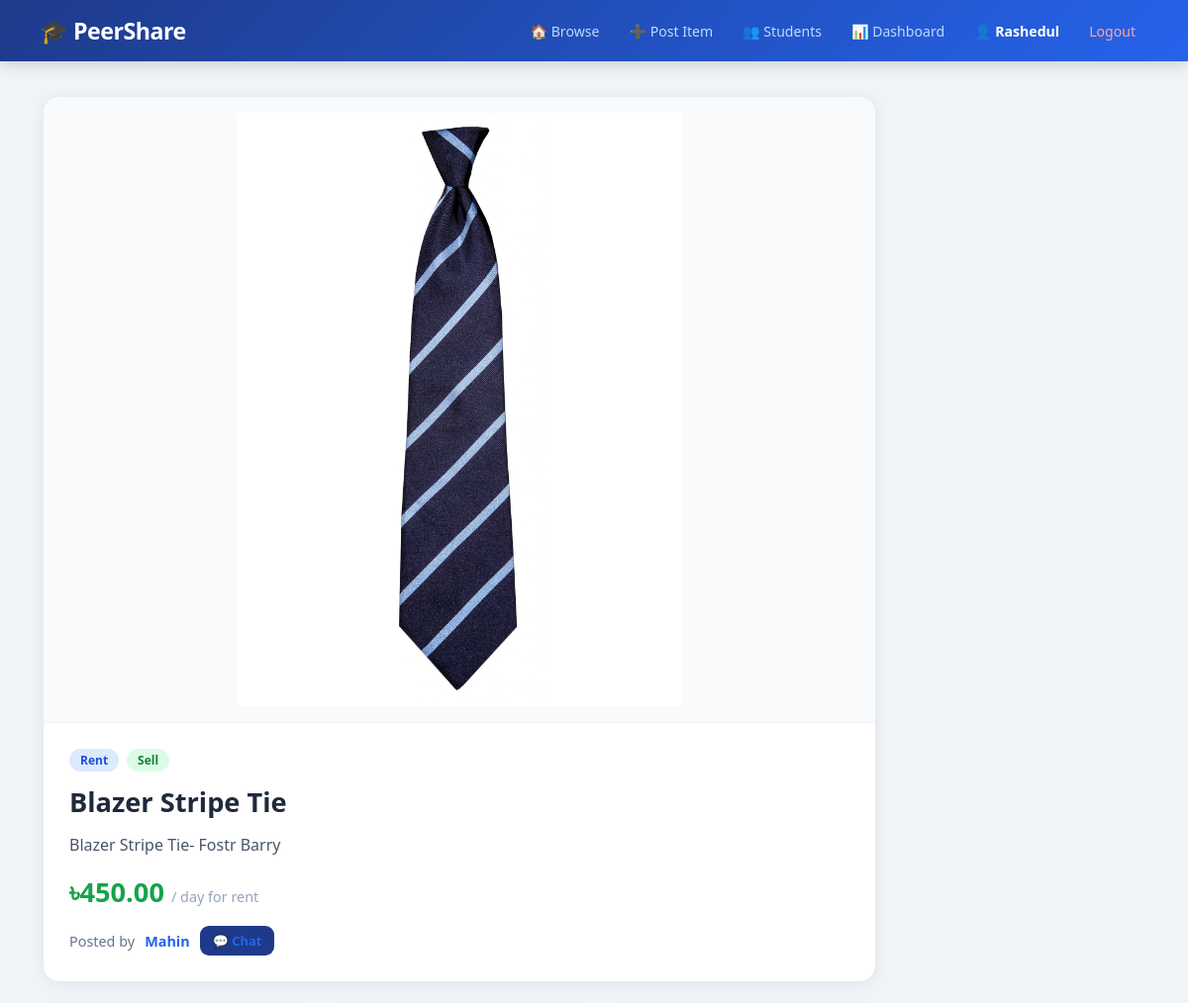
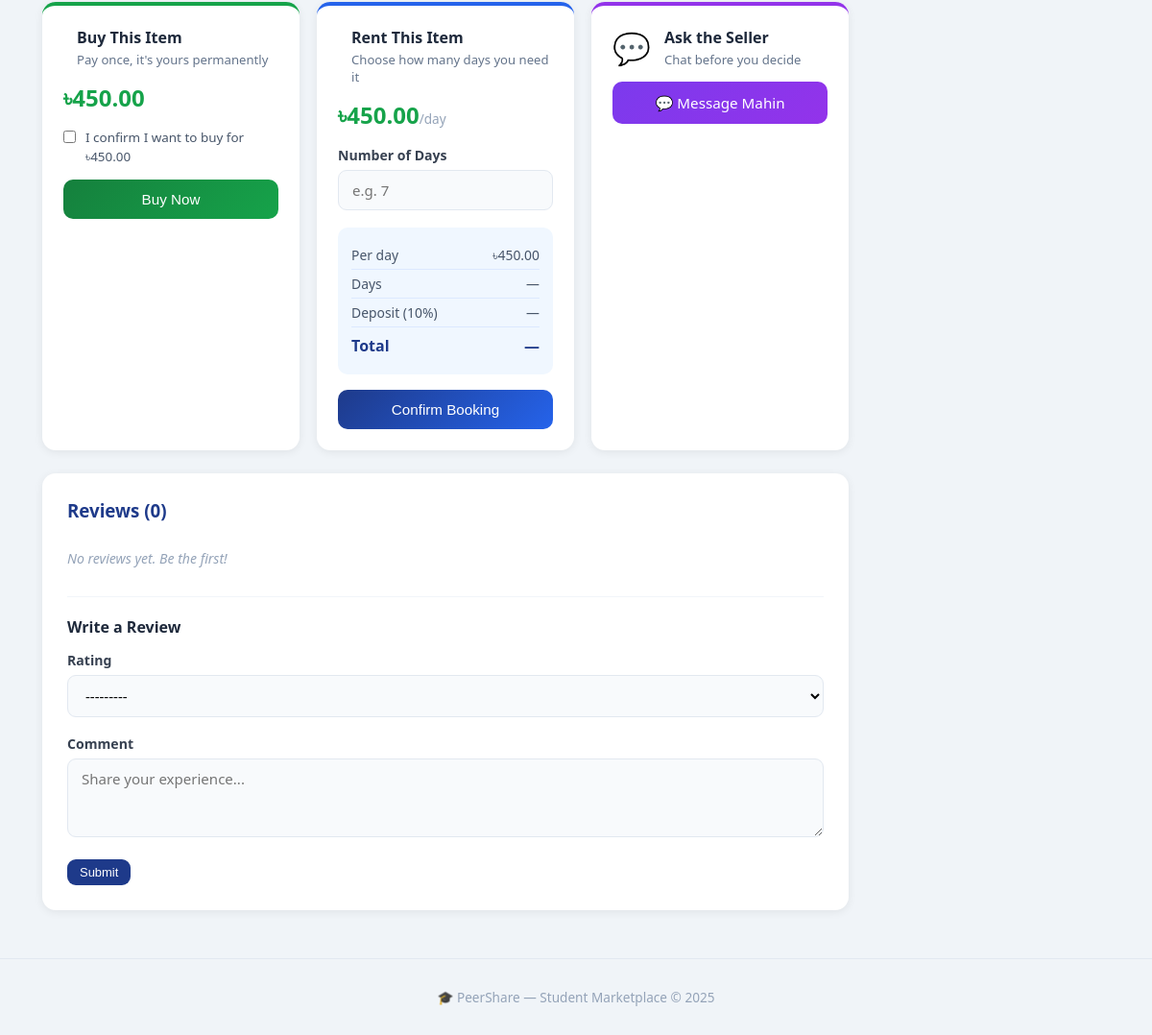
Screenshot of /item/9/ (signed in) with the database file from the repository (2 pictures, top to bottom).
### accounts/models.py (models this page shows, shortened)
class CustomUser(AbstractUser):
    university_email = models.EmailField(
        unique=True,
        blank=True,
        default=''
    )
    is_verified = models.BooleanField(default=False)

### marketplace/models.py (models this page shows, shortened)
class Item(models.Model):
    CATEGORY_CHOICES = [
        ('rent', 'For Rent'),
        ('sell', 'For Sale'),
        ('both', 'Rent & Sell'),
    ]
    owner = models.ForeignKey(
                     settings.AUTH_USER_MODEL,
                     on_delete=models.CASCADE,
                     related_name='items'
                   )
    title = models.CharField(max_length=200)
    description  = models.TextField()
    price  = models.DecimalField(
                     max_digits=10, decimal_places=2
                   )
    category = models.CharField(
                     max_length=10, choices=CATEGORY_CHOICES
                   )
    image = models.ImageField(
                     upload_to='items/',
                     null=True, blank=True
                   )
    is_available = models.BooleanField(default=True)
    created_at   = models.DateTimeField(auto_now_add=True)

### marketplace/views.py (the view, shortened to what this page needs)
# urls.py: path('item/<int:pk>/', views.item_detail, name='item_detail'),
@login_required
def item_detail(request, pk):
    item = get_object_or_404(Item, pk=pk)
    reviews = item.reviews.all().order_by('-created_at')
    review_form = ReviewForm()
    booking_form = BookingForm()
    is_owner = (request.user == item.owner)
    can_rent = item.category in ['rent', 'both']
    can_buy = item.category in ['sell', 'both']
    return render(request, 'marketplace/item_detail.html', {
        'item': item,
        'reviews': reviews,
        'review_form': review_form,
        'booking_form': booking_form,
        'is_owner': is_owner,
        'can_rent': can_rent,
        'can_buy': can_buy,
    })

### marketplace/forms.py
class ReviewForm(forms.ModelForm):
    class Meta:
        model = Review
        fields = ['rating', 'comment']
        widgets = {
            'comment': forms.Textarea(attrs={
                'rows': 3,
                'placeholder': 'Share your experience...'
            }),
        }

class BookingForm(forms.ModelForm):
    class Meta:
        model = Booking
        fields = ['days']
        widgets = {
            'days': forms.NumberInput(attrs={
                'placeholder': 'How many days?',
                'min': 1,
                'max': 365,
            }),
        }

### templates/marketplace/item_detail.html (shortened to what this page needs)
{% extends 'base.html' %}
{% block content %}
<div class="detail-page">
  <div class="detail-card">
    {% if item.image %}
    <div class="detail-img-wrapper">
      <img src="{{ item.image.url }}"
        class="detail-img"
        alt="{{ item.title }}">
    </div>
{% endif %}
    <div class="detail-body">
      <div class="detail-badges">
        {% if item.category == 'rent' %}
          <span class="badge badge-rent"> For Rent</span>
        {% elif item.category == 'sell' %}
          <span class="badge badge-sell"> For Sale</span>
        {% else %}
          <span class="badge badge-rent"> Rent</span>
          <span class="badge badge-sell"> Sell</span>
        {% endif %}
      </div>
      <h2 class="detail-title">{{ item.title }}</h2>
      <p class="detail-desc">{{ item.description }}</p>
      <div class="detail-price">
        ৳{{ item.price }}
        {% if can_rent %}
          <small>/ day for rent</small>
        {% endif %}
      </div>
      <div class="detail-owner">
        <span>Posted by</span>
        <a href="/user/{{ item.owner.username }}/">
           {{ item.owner.username }}
        </a>
        {% if not is_owner %}
          <a href="/chat/{{ item.owner.pk }}/"
             class="btn small">💬 Chat</a>
        {% endif %}
      </div>
    </div>
  </div>
  {% if not is_owner and item.is_available %}
  <div class="action-grid">
    {% if can_buy %}
    <div class="action-panel buy-panel">
      <div class="panel-head">
        <div>
          <h3>Buy This Item</h3>
          <p>Pay once, it's yours permanently</p>
        </div>
      </div>
      <div class="panel-price">৳{{ item.price }}</div>
      <form method="POST">
        <label class="confirm-label">
          <input type="checkbox" name="confirm" required>
          I confirm I want to buy for ৳{{ item.price }}
        </label>
        <button name="submit_buy"
                class="btn buy-btn full-btn">
           Buy Now
        </button>
      </form>
    </div>
    {% endif %}
    {% if can_rent %}
    <div class="action-panel rent-panel">
      <div class="panel-head">
        <div>
          <h3>Rent This Item</h3>
          <p>Choose how many days you need it</p>
        </div>
      </div>
      <div class="panel-price">
        ৳{{ item.price }}<small>/day</small>
      </div>
      <form method="POST">
        <div class="field-group">
          <label>Number of Days</label>
          <input type="number" name="days"
                 min="1" max="365"
                 placeholder="e.g. 7"
                 oninput="calcRent(this.value)">
        </div>
        <div class="rent-calc" id="rentCalc">
          <div class="calc-row">
            <span>Per day</span>
            <span>৳{{ item.price }}</span>
          </div>
          <div class="calc-row">
            <span>Days</span>
            <span id="cDays">—</span>
          </div>
          <div class="calc-row">
            <span>Deposit (10%)</span>
            <span id="cDeposit">—</span>
          </div>
          <div class="calc-row calc-total">
            <span>Total</span>
            <span id="cTotal">—</span>
          </div>
        </div>
        <button name="submit_booking"
                class="btn rent-btn full-btn">
           Confirm Booking
        </button>
      </form>
    </div>
    {% endif %}
    <div class="action-panel chat-panel">
      <div class="panel-head">
        <span class="panel-icon">💬</span>
        <div>
          <h3>Ask the Seller</h3>
          <p>Chat before you decide</p>
        </div>
      </div>
      <a href="/chat/{{ item.owner.pk }}/"
         class="btn chat-btn full-btn">
        💬 Message {{ item.owner.username }}
      </a>
    </div>
  </div>
  {% endif %}
  <div class="reviews-box">
    <h3> Reviews ({{ reviews.count }})</h3>
    {% for r in reviews %}
    <div class="review-card">
      <div class="review-meta">
        <a href="/user/{{ r.user.username }}/"
           class="review-author">
          <div class="avatar-mini">
            {{ r.user.username|first|upper }}
          </div>
          <strong>{{ r.user.username }}</strong>
        </a>
        <div class="stars">
          {% for i in "12345" %}
            {% if forloop.counter <= r.rating %}{% else %}☆{% endif %}
          {% endfor %}
        </div>
        <small>{{ r.created_at|date:"d M Y" }}</small>
      </div>
      <p class="review-text">{{ r.comment }}</p>
    </div>
    {% empty %}
      <p class="empty-msg">No reviews yet. Be the first!</p>
    {% endfor %}
    {% if user.is_authenticated and not is_owner %}
    <div class="write-review">
      <h4>Write a Review</h4>
      <form method="POST">
        {% for field in review_form %}
        <div class="field-group">
          <label>{{ field.label }}</label>
          {{ field }}
        </div>
        {% endfor %}
        <button name="submit_review"
                class="btn small"> Submit</button>
      </form>
    </div>
    {% endif %}
  </div>
</div>
{% endblock %}

### templates/base.html (shortened to what this page needs)
<!DOCTYPE html>
<html lang="en">
<head>
  {% load static %}
  <link rel="stylesheet" href="{% static 'css/style.css' %}">
</head>
<body>
<nav class="navbar">
  <a href="/" class="logo">🎓 PeerShare</a>
  <div class="nav-links">
    {% if user.is_authenticated %}
      <a href="/">🏠 Browse</a>
      <a href="/add/">➕ Post Item</a>
      <a href="/user/all/">👥 Students</a>
      <a href="/dashboard/">📊 Dashboard</a>
      <a href="/user/profile/" class="nav-profile">
        👤 {{ user.username }}
      </a>
      <a href="/login/logout/" class="nav-logout">Logout</a>
    {% else %}
      <a href="/login/">Login</a>
      <a href="/login/register/" class="nav-register">Register</a>
    {% endif %}
  </div>
</nav>
<div class="container">
  {% block content %}{% endblock %}
</div>
<footer class="footer">
  <p>🎓 PeerShare — Student Marketplace &copy; 2025</p>
</footer>
</body>
</html>

### rows the page displays
CustomUser: username "Rashedul"
Item: image (picture), title "Blazer Stripe Tie", description "Blazer Stripe Tie- Fostr Barry", price "450.00", owner.username "Mahin"

### other values shown
{{ reviews.count }} "0"
{{ field.label }} "Rating" "Comment"
